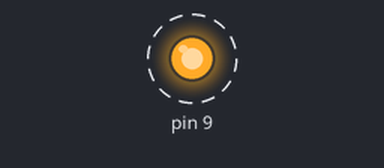
Bench run of a sketch on a simulated Arduino Uno, built with avr-gcc and run on an emulated ATmega328P. Parts: output pins drawn as LEDs (lit = HIGH). Dashed ring = blinking.

Above: at 1.0 s.
Timing chart, 0 to 5.8 s (numbered marks = the images above):
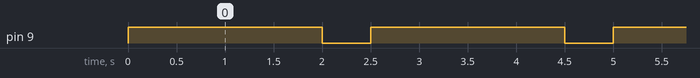

The sketch:

exquisite_inari_hillar1__4_.ino
```cpp
void setup()
{
  pinMode(9, OUTPUT);
}

void loop()
{
  digitalWrite(9, HIGH);
  delay(2000); // Wait for 1000 millisecond(s)
  digitalWrite(9, LOW);
  delay(500); // Wait for 1000 millisecond(s)
}
```

Measured:
- by itself, pin 9: alternates HIGH for 2.0 s and LOW for 0.50 s
